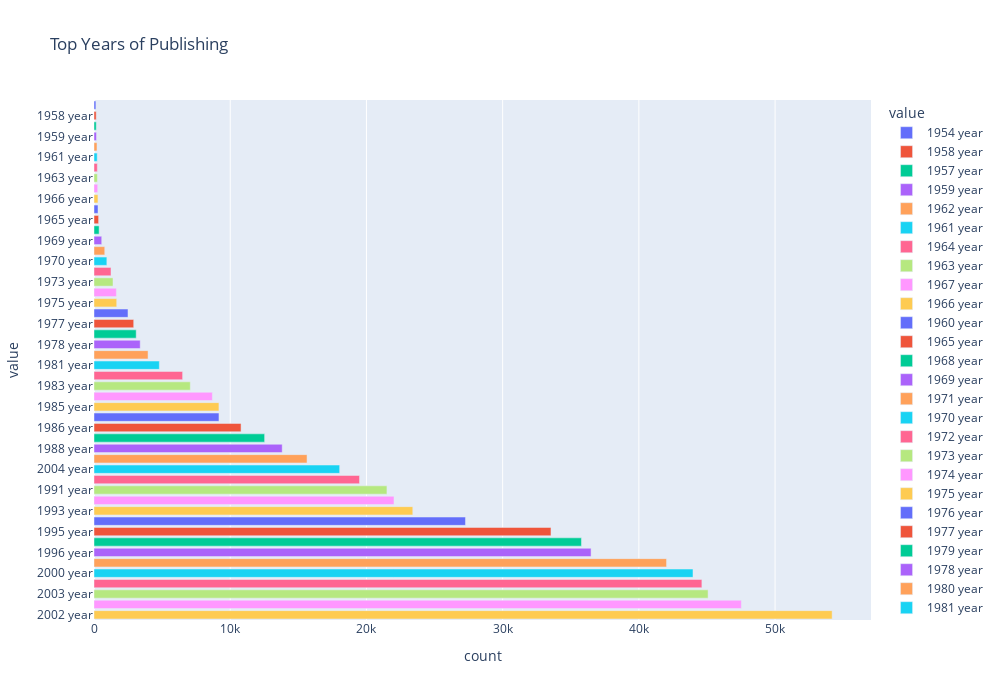

Notebook code cell kept with this figure:
### Markdown cell above
2.2.1 Top Years of Publishing

### Code cell
cross_typ = merge_data['year_of_publication'].value_counts().reset_index()
cross_typ.columns = ['value', 'count']
cross_typ['value'] = cross_typ['value'] + ' year'
cross_typ = cross_typ.sort_values('count')
fig = px.bar(cross_typ.tail(50), x="count", y="value", title='Top Years of Publishing', orientation='h', color='value',
             width=1000, height=700)
fig.show()

### Figure 1 — Plotly figure (JSON) as saved in the notebook; plotly's stock layout.template omitted (floating-point values rounded to 4 significant figures)
{"data": [{"alignmentgroup": "True", "hovertemplate": "value=%{y}<br>count=%{x}<extra></extra>", "legendgroup": "1954 year", "marker": {"color": "#636efa"}, "name": "1954 year", "offsetgroup": "1954 year", "orientation": "h", "showlegend": true, "textposition": "auto", "type": "bar", "x": [139], "xaxis": "x", "y": ["1954 year"], "yaxis": "y"}, {"alignmentgroup": "True", "hovertemplate": "value=%{y}<br>count=%{x}<extra></extra>", "legendgroup": "1958 year", "marker": {"color": "#EF553B"}, "name": "1958 year", "offsetgroup": "1958 year", "orientation": "h", "showlegend": true, "textposition": "auto", "type": "bar", "x": [162], "xaxis": "x", "y": ["1958 year"], "yaxis": "y"}, {"alignmentgroup": "True", "hovertemplate": "value=%{y}<br>count=%{x}<extra></extra>", "legendgroup": "1957 year", "marker": {"color": "#00cc96"}, "name": "1957 year", "offsetgroup": "1957 year", "orientation": "h", "showlegend": true, "textposition": "auto", "type": "bar", "x": [167], "xaxis": "x", "y": ["1957 year"], "yaxis": "y"}, {"alignmentgroup": "True", "hovertemplate": "value=%{y}<br>count=%{x}<extra></extra>", "legendgroup": "1959 year", "marker": {"color": "#ab63fa"}, "name": "1959 year", "offsetgroup": "1959 year", "orientation": "h", "showlegend": true, "textposition": "auto", "type": "bar", "x": [181], "xaxis": "x", "y": ["1959 year"], "yaxis": "y"}, {"alignmentgroup": "True", "hovertemplate": "value=%{y}<br>count=%{x}<extra></extra>", "legendgroup": "1962 year", "marker": {"color": "#FFA15A"}, "name": "1962 year", "offsetgroup": "1962 year", "orientation": "h", "showlegend": true, "textposition": "auto", "type": "bar", "x": [219], "xaxis": "x", "y": ["1962 year"], "yaxis": "y"}, {"alignmentgroup": "True", "hovertemplate": "value=%{y}<br>count=%{x}<extra></extra>", "legendgroup": "1961 year", "marker": {"color": "#19d3f3"}, "name": "1961 year", "offsetgroup": "1961 year", "orientation": "h", "showlegend": true, "textposition": "auto", "type": "bar", "x": [236], "xaxis": "x", "y": ["1961 year"], "yaxis": "y"}, {"alignmentgroup": "True", "hovertemplate": "value=%{y}<br>count=%{x}<extra></extra>", "legendgroup": "1964 year", "marker": {"color": "#FF6692"}, "name": "1964 year", "offsetgroup": "1964 year", "orientation": "h", "showlegend": true, "textposition": "auto", "type": "bar", "x": [245], "xaxis": "x", "y": ["1964 year"], "yaxis": "y"}, {"alignmentgroup": "True", "hovertemplate": "value=%{y}<br>count=%{x}<extra></extra>", "legendgroup": "1963 year", "marker": {"color": "#B6E880"}, "name": "1963 year", "offsetgroup": "1963 year", "orientation": "h", "showlegend": true, "textposition": "auto", "type": "bar", "x": [250], "xaxis": "x", "y": ["1963 year"], "yaxis": "y"}, {"alignmentgroup": "True", "hovertemplate": "value=%{y}<br>count=%{x}<extra></extra>", "legendgroup": "1967 year", "marker": {"color": "#FF97FF"}, "name": "1967 year", "offsetgroup": "1967 year", "orientation": "h", "showlegend": true, "textposition": "auto", "type": "bar", "x": [273], "xaxis": "x", "y": ["1967 year"], "yaxis": "y"}, {"alignmentgroup": "True", "hovertemplate": "value=%{y}<br>count=%{x}<extra></extra>", "legendgroup": "1966 year", "marker": {"color": "#FECB52"}, "name": "1966 year", "offsetgroup": "1966 year", "orientation": "h", "showlegend": true, "textposition": "auto", "type": "bar", "x": [291], "xaxis": "x", "y": ["1966 year"], "yaxis": "y"}, {"alignmentgroup": "True", "hovertemplate": "value=%{y}<br>count=%{x}<extra></extra>", "legendgroup": "1960 year", "marker": {"color": "#636efa"}, "name": "1960 year", "offsetgroup": "1960 year", "orientation": "h", "showlegend": true, "textposition": "auto", "type": "bar", "x": [295], "xaxis": "x", "y": ["1960 year"], "yaxis": "y"}, {"alignmentgroup": "True", "hovertemplate": "value=%{y}<br>count=%{x}<extra></extra>", "legendgroup": "1965 year", "marker": {"color": "#EF553B"}, "name": "1965 year", "offsetgroup": "1965 year", "orientation": "h", "showlegend": true, "textposition": "auto", "type": "bar", "x": [338], "xaxis": "x", "y": ["1965 year"], "yaxis": "y"}, {"alignmentgroup": "True", "hovertemplate": "value=%{y}<br>count=%{x}<extra></extra>", "legendgroup": "1968 year", "marker": {"color": "#00cc96"}, "name": "1968 year", "offsetgroup": "1968 year", "orientation": "h", "showlegend": true, "textposition": "auto", "type": "bar", "x": [375], "xaxis": "x", "y": ["1968 year"], "yaxis": "y"}, {"alignmentgroup": "True", "hovertemplate": "value=%{y}<br>count=%{x}<extra></extra>", "legendgroup": "1969 year", "marker": {"color": "#ab63fa"}, "name": "1969 year", "offsetgroup": "1969 year", "orientation": "h", "showlegend": true, "textposition": "auto", "type": "bar", "x": [567], "xaxis": "x", "y": ["1969 year"], "yaxis": "y"}, {"alignmentgroup": "True", "hovertemplate": "value=%{y}<br>count=%{x}<extra></extra>", "legendgroup": "1971 year", "marker": {"color": "#FFA15A"}, "name": "1971 year", "offsetgroup": "1971 year", "orientation": "h", "showlegend": true, "textposition": "auto", "type": "bar", "x": [790], "xaxis": "x", "y": ["1971 year"], "yaxis": "y"}, {"alignmentgroup": "True", "hovertemplate": "value=%{y}<br>count=%{x}<extra></extra>", "legendgroup": "1970 year", "marker": {"color": "#19d3f3"}, "name": "1970 year", "offsetgroup": "1970 year", "orientation": "h", "showlegend": true, "textposition": "auto", "type": "bar", "x": [943], "xaxis": "x", "y": ["1970 year"], "yaxis": "y"}, {"alignmentgroup": "True", "hovertemplate": "value=%{y}<br>count=%{x}<extra></extra>", "legendgroup": "1972 year", "marker": {"color": "#FF6692"}, "name": "1972 year", "offsetgroup": "1972 year", "orientation": "h", "showlegend": true, "textposition": "auto", "type": "bar", "x": [1249], "xaxis": "x", "y": ["1972 year"], "yaxis": "y"}, {"alignmentgroup": "True", "hovertemplate": "value=%{y}<br>count=%{x}<extra></extra>", "legendgroup": "1973 year", "marker": {"color": "#B6E880"}, "name": "1973 year", "offsetgroup": "1973 year", "orientation": "h", "showlegend": true, "textposition": "auto", "type": "bar", "x": [1396], "xaxis": "x", "y": ["1973 year"], "yaxis": "y"}, {"alignmentgroup": "True", "hovertemplate": "value=%{y}<br>count=%{x}<extra></extra>", "legendgroup": "1974 year", "marker": {"color": "#FF97FF"}, "name": "1974 year", "offsetgroup": "1974 year", "orientation": "h", "showlegend": true, "textposition": "auto", "type": "bar", "x": [1642], "xaxis": "x", "y": ["1974 year"], "yaxis": "y"}, {"alignmentgroup": "True", "hovertemplate": "value=%{y}<br>count=%{x}<extra></extra>", "legendgroup": "1975 year", "marker": {"color": "#FECB52"}, "name": "1975 year", "offsetgroup": "1975 year", "orientation": "h", "showlegend": true, "textposition": "auto", "type": "bar", "x": [1669], "xaxis": "x", "y": ["1975 year"], "yaxis": "y"}, {"alignmentgroup": "True", "hovertemplate": "value=%{y}<br>count=%{x}<extra></extra>", "legendgroup": "1976 year", "marker": {"color": "#636efa"}, "name": "1976 year", "offsetgroup": "1976 year", "orientation": "h", "showlegend": true, "textposition": "auto", "type": "bar", "x": [2495], "xaxis": "x", "y": ["1976 year"], "yaxis": "y"}, {"alignmentgroup": "True", "hovertemplate": "value=%{y}<br>count=%{x}<extra></extra>", "legendgroup": "1977 year", "marker": {"color": "#EF553B"}, "name": "1977 year", "offsetgroup": "1977 year", "orientation": "h", "showlegend": true, "textposition": "auto", "type": "bar", "x": [2915], "xaxis": "x", "y": ["1977 year"], "yaxis": "y"}, {"alignmentgroup": "True", "hovertemplate": "value=%{y}<br>count=%{x}<extra></extra>", "legendgroup": "1979 year", "marker": {"color": "#00cc96"}, "name": "1979 year", "offsetgroup": "1979 year", "orientation": "h", "showlegend": true, "textposition": "auto", "type": "bar", "x": [3098], "xaxis": "x", "y": ["1979 year"], "yaxis": "y"}, {"alignmentgroup": "True", "hovertemplate": "value=%{y}<br>count=%{x}<extra></extra>", "legendgroup": "1978 year", "marker": {"color": "#ab63fa"}, "name": "1978 year", "offsetgroup": "1978 year", "orientation": "h", "showlegend": true, "textposition": "auto", "type": "bar", "x": [3391], "xaxis": "x", "y": ["1978 year"], "yaxis": "y"}, {"alignmentgroup": "True", "hovertemplate": "value=%{y}<br>count=%{x}<extra></extra>", "legendgroup": "1980 year", "marker": {"color": "#FFA15A"}, "name": "1980 year", "offsetgroup": "1980 year", "orientation": "h", "showlegend": true, "textposition": "auto", "type": "bar", "x": [3968], "xaxis": "x", "y": ["1980 year"], "yaxis": "y"}, {"alignmentgroup": "True", "hovertemplate": "value=%{y}<br>count=%{x}<extra></extra>", "legendgroup": "1981 year", "marker": {"color": "#19d3f3"}, "name": "1981 year", "offsetgroup": "1981 year", "orientation": "h", "showlegend": true, "textposition": "auto", "type": "bar", "x": [4796], "xaxis": "x", "y": ["1981 year"], "yaxis": "y"}, {"alignmentgroup": "True", "hovertemplate": "value=%{y}<br>count=%{x}<extra></extra>", "legendgroup": "1982 year", "marker": {"color": "#FF6692"}, "name": "1982 year", "offsetgroup": "1982 year", "orientation": "h", "showlegend": true, "textposition": "auto", "type": "bar", "x": [6506], "xaxis": "x", "y": ["1982 year"], "yaxis": "y"}, {"alignmentgroup": "True", "hovertemplate": "value=%{y}<br>count=%{x}<extra></extra>", "legendgroup": "1983 year", "marker": {"color": "#B6E880"}, "name": "1983 year", "offsetgroup": "1983 year", "orientation": "h", "showlegend": true, "textposition": "auto", "type": "bar", "x": [7071], "xaxis": "x", "y": ["1983 year"], "yaxis": "y"}, {"alignmentgroup": "True", "hovertemplate": "value=%{y}<br>count=%{x}<extra></extra>", "legendgroup": "1984 year", "marker": {"color": "#FF97FF"}, "name": "1984 year", "offsetgroup": "1984 year", "orientation": "h", "showlegend": true, "textposition": "auto", "type": "bar", "x": [8688], "xaxis": "x", "y": ["1984 year"], "yaxis": "y"}, {"alignmentgroup": "True", "hovertemplate": "value=%{y}<br>count=%{x}<extra></extra>", "legendgroup": "1985 year", "marker": {"color": "#FECB52"}, "name": "1985 year", "offsetgroup": "1985 year", "orientation": "h", "showlegend": true, "textposition": "auto", "type": "bar", "x": [9172], "xaxis": "x", "y": ["1985 year"], "yaxis": "y"}, {"alignmentgroup": "True", "hovertemplate": "value=%{y}<br>count=%{x}<extra></extra>", "legendgroup": "0 year", "marker": {"color": "#636efa"}, "name": "0 year", "offsetgroup": "0 year", "orientation": "h", "showlegend": true, "textposition": "auto", "type": "bar", "x": [9174], "xaxis": "x", "y": ["0 year"], "yaxis": "y"}, {"alignmentgroup": "True", "hovertemplate": "value=%{y}<br>count=%{x}<extra></extra>", "legendgroup": "1986 year", "marker": {"color": "#EF553B"}, "name": "1986 year", "offsetgroup": "1986 year", "orientation": "h", "showlegend": true, "textposition": "auto", "type": "bar", "x": [10796], "xaxis": "x", "y": ["1986 year"], "yaxis": "y"}, {"alignmentgroup": "True", "hovertemplate": "value=%{y}<br>count=%{x}<extra></extra>", "legendgroup": "1987 year", "marker": {"color": "#00cc96"}, "name": "1987 year", "offsetgroup": "1987 year", "orientation": "h", "showlegend": true, "textposition": "auto", "type": "bar", "x": [12526], "xaxis": "x", "y": ["1987 year"], "yaxis": "y"}, {"alignmentgroup": "True", "hovertemplate": "value=%{y}<br>count=%{x}<extra></extra>", "legendgroup": "1988 year", "marker": {"color": "#ab63fa"}, "name": "1988 year", "offsetgroup": "1988 year", "orientation": "h", "showlegend": true, "textposition": "auto", "type": "bar", "x": [13816], "xaxis": "x", "y": ["1988 year"], "yaxis": "y"}, {"alignmentgroup": "True", "hovertemplate": "value=%{y}<br>count=%{x}<extra></extra>", "legendgroup": "1989 year", "marker": {"color": "#FFA15A"}, "name": "1989 year", "offsetgroup": "1989 year", "orientation": "h", "showlegend": true, "textposition": "auto", "type": "bar", "x": [15640], "xaxis": "x", "y": ["1989 year"], "yaxis": "y"}, {"alignmentgroup": "True", "hovertemplate": "value=%{y}<br>count=%{x}<extra></extra>", "legendgroup": "2004 year", "marker": {"color": "#19d3f3"}, "name": "2004 year", "offsetgroup": "2004 year", "orientation": "h", "showlegend": true, "textposition": "auto", "type": "bar", "x": [18035], "xaxis": "x", "y": ["2004 year"], "yaxis": "y"}, {"alignmentgroup": "True", "hovertemplate": "value=%{y}<br>count=%{x}<extra></extra>", "legendgroup": "1990 year", "marker": {"color": "#FF6692"}, "name": "1990 year", "offsetgroup": "1990 year", "orientation": "h", "showlegend": true, "textposition": "auto", "type": "bar", "x": [19493], "xaxis": "x", "y": ["1990 year"], "yaxis": "y"}, {"alignmentgroup": "True", "hovertemplate": "value=%{y}<br>count=%{x}<extra></extra>", "legendgroup": "1991 year", "marker": {"color": "#B6E880"}, "name": "1991 year", "offsetgroup": "1991 year", "orientation": "h", "showlegend": true, "textposition": "auto", "type": "bar", "x": [21505], "xaxis": "x", "y": ["1991 year"], "yaxis": "y"}, {"alignmentgroup": "True", "hovertemplate": "value=%{y}<br>count=%{x}<extra></extra>", "legendgroup": "1992 year", "marker": {"color": "#FF97FF"}, "name": "1992 year", "offsetgroup": "1992 year", "orientation": "h", "showlegend": true, "textposition": "auto", "type": "bar", "x": [22024], "xaxis": "x", "y": ["1992 year"], "yaxis": "y"}, {"alignmentgroup": "True", "hovertemplate": "value=%{y}<br>count=%{x}<extra></extra>", "legendgroup": "1993 year", "marker": {"color": "#FECB52"}, "name": "1993 year", "offsetgroup": "1993 year", "orientation": "h", "showlegend": true, "textposition": "auto", "type": "bar", "x": [23403], "xaxis": "x", "y": ["1993 year"], "yaxis": "y"}, {"alignmentgroup": "True", "hovertemplate": "value=%{y}<br>count=%{x}<extra></extra>", "legendgroup": "1994 year", "marker": {"color": "#636efa"}, "name": "1994 year", "offsetgroup": "1994 year", "orientation": "h", "showlegend": true, "textposition": "auto", "type": "bar", "x": [27271], "xaxis": "x", "y": ["1994 year"], "yaxis": "y"}, {"alignmentgroup": "True", "hovertemplate": "value=%{y}<br>count=%{x}<extra></extra>", "legendgroup": "1995 year", "marker": {"color": "#EF553B"}, "name": "1995 year", "offsetgroup": "1995 year", "orientation": "h", "showlegend": true, "textposition": "auto", "type": "bar", "x": [33548], "xaxis": "x", "y": ["1995 year"], "yaxis": "y"}, {"alignmentgroup": "True", "hovertemplate": "value=%{y}<br>count=%{x}<extra></extra>", "legendgroup": "1997 year", "marker": {"color": "#00cc96"}, "name": "1997 year", "offsetgroup": "1997 year", "orientation": "h", "showlegend": true, "textposition": "auto", "type": "bar", "x": [35785], "xaxis": "x", "y": ["1997 year"], "yaxis": "y"}, {"alignmentgroup": "True", "hovertemplate": "value=%{y}<br>count=%{x}<extra></extra>", "legendgroup": "1996 year", "marker": {"color": "#ab63fa"}, "name": "1996 year", "offsetgroup": "1996 year", "orientation": "h", "showlegend": true, "textposition": "auto", "type": "bar", "x": [36491], "xaxis": "x", "y": ["1996 year"], "yaxis": "y"}, {"alignmentgroup": "True", "hovertemplate": "value=%{y}<br>count=%{x}<extra></extra>", "legendgroup": "1998 year", "marker": {"color": "#FFA15A"}, "name": "1998 year", "offsetgroup": "1998 year", "orientation": "h", "showlegend": true, "textposition": "auto", "type": "bar", "x": [42032], "xaxis": "x", "y": ["1998 year"], "yaxis": "y"}, {"alignmentgroup": "True", "hovertemplate": "value=%{y}<br>count=%{x}<extra></extra>", "legendgroup": "2000 year", "marker": {"color": "#19d3f3"}, "name": "2000 year", "offsetgroup": "2000 year", "orientation": "h", "showlegend": true, "textposition": "auto", "type": "bar", "x": [43974], "xaxis": "x", "y": ["2000 year"], "yaxis": "y"}, {"alignmentgroup": "True", "hovertemplate": "value=%{y}<br>count=%{x}<extra></extra>", "legendgroup": "1999 year", "marker": {"color": "#FF6692"}, "name": "1999 year", "offsetgroup": "1999 year", "orientation": "h", "showlegend": true, "textposition": "auto", "type": "bar", "x": [44626], "xaxis": "x", "y": ["1999 year"], "yaxis": "y"}, {"alignmentgroup": "True", "hovertemplate": "value=%{y}<br>count=%{x}<extra></extra>", "legendgroup": "2003 year", "marker": {"color": "#B6E880"}, "name": "2003 year", "offsetgroup": "2003 year", "orientation": "h", "showlegend": true, "textposition": "auto", "type": "bar", "x": [45081], "xaxis": "x", "y": ["2003 year"], "yaxis": "y"}, {"alignmentgroup": "True", "hovertemplate": "value=%{y}<br>count=%{x}<extra></extra>", "legendgroup": "2001 year", "marker": {"color": "#FF97FF"}, "name": "2001 year", "offsetgroup": "2001 year", "orientation": "h", "showlegend": true, "textposition": "auto", "type": "bar", "x": [47522], "xaxis": "x", "y": ["2001 year"], "yaxis": "y"}, {"alignmentgroup": "True", "hovertemplate": "value=%{y}<br>count=%{x}<extra></extra>", "legendgroup": "2002 year", "marker": {"color": "#FECB52"}, "name": "2002 year", "offsetgroup": "2002 year", "orientation": "h", "showlegend": true, "textposition": "auto", "type": "bar", "x": [54189], "xaxis": "x", "y": ["2002 year"], "yaxis": "y"}], "layout": {"barmode": "relative", "height": 700, "legend": {"title": {"text": "value"}, "tracegroupgap": 0}, "title": {"text": "Top Years of Publishing"}, "width": 1000, "xaxis": {"anchor": "y", "domain": [0.0, 1.0], "title": {"text": "count"}}, "yaxis": {"anchor": "x", "categoryarray": ["2002 year", "2001 year", "2003 year", "1999 year", "2000 year", "1998 year", "1996 year", "1997 year", "1995 year", "1994 year", "1993 year", "1992 year", "1991 year", "1990 year", "2004 year", "1989 year", "1988 year", "1987 year", "1986 year", "0 year", "1985 year", "1984 year", "1983 year", "1982 year", "1981 year", "1980 year", "1978 year", "1979 year", "1977 year", "1976 year", "1975 year", "1974 year", "1973 year", "1972 year", "1970 year", "1971 year", "1969 year", "1968 year", "1965 year", "1960 year", "1966 year", "1967 year", "1963 year", "1964 year", "1961 year", "1962 year", "1959 year", "1957 year", "1958 year", "1954 year"], "categoryorder": "array", "domain": [0.0, 1.0], "title": {"text": "value"}}}}
